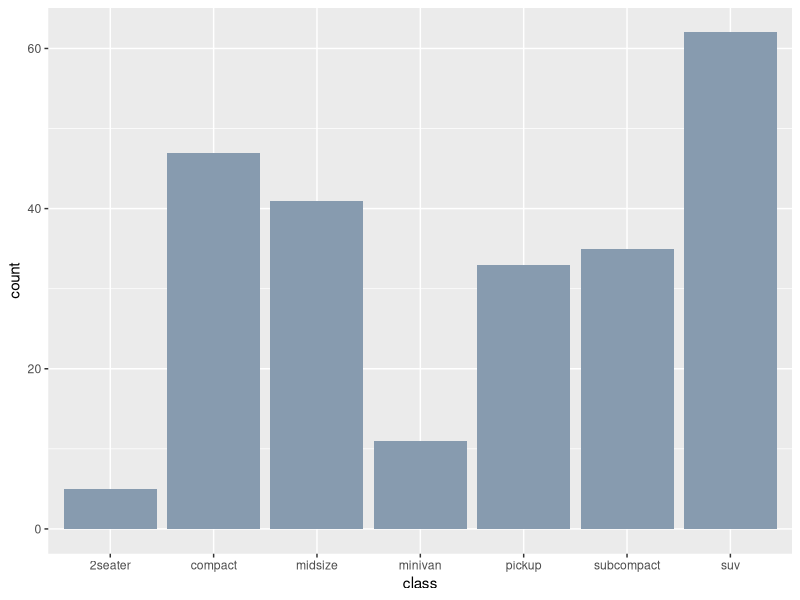
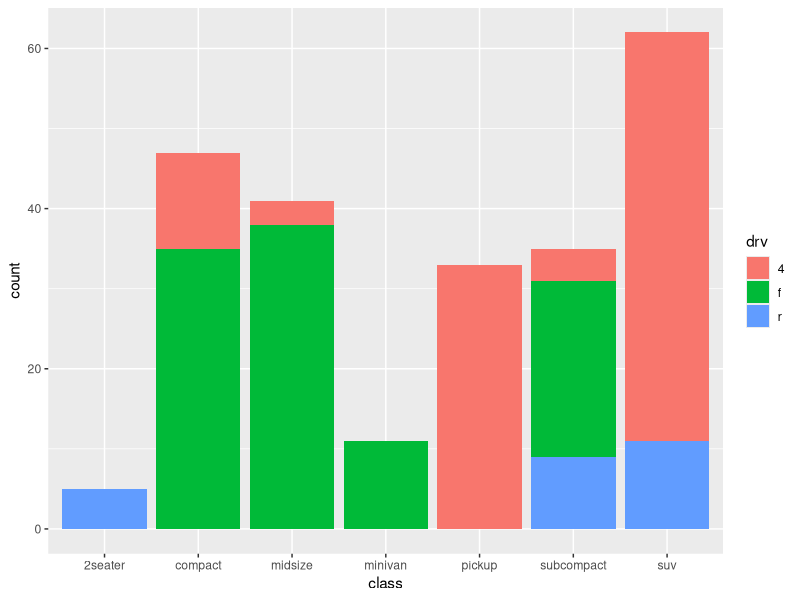
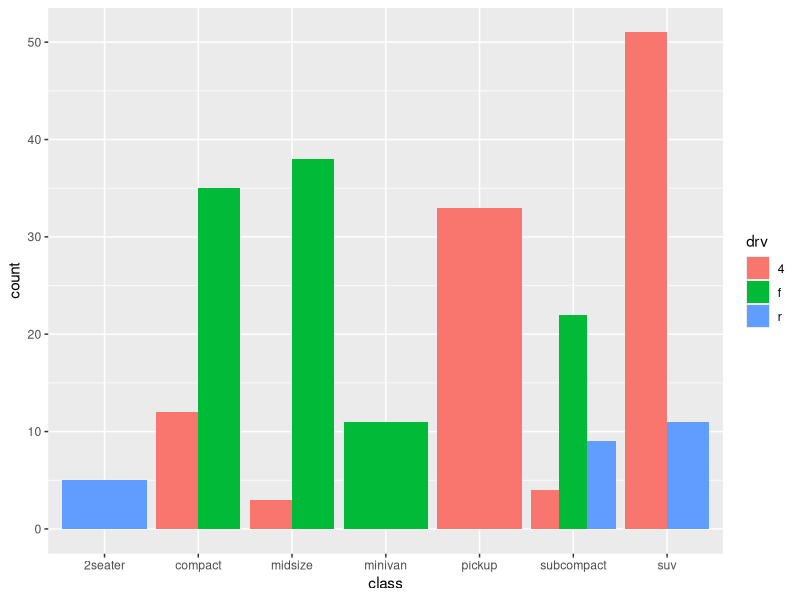
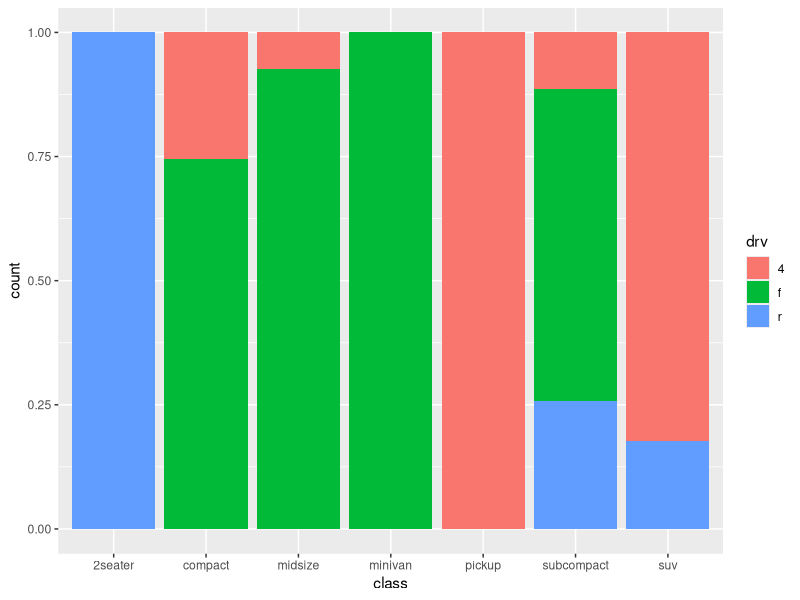

These charts were generated, in order, by the following R code:
library(ggplot2)
df<- mpg

pl<- ggplot(df, aes(x= class))

pl2<- pl + geom_bar(fill= '#879baf')
pl2

pl3<- pl+ geom_bar(aes(fill= drv)) #Bars Stacked on top of each other
pl3
pl4<- pl + geom_bar(aes(fill=drv), position = 'dodge') #Bars Stacked side to side to each other
pl4
pl5<- pl + geom_bar(aes(fill=drv), position = 'fill') #Shows the percentage of instances
pl5
